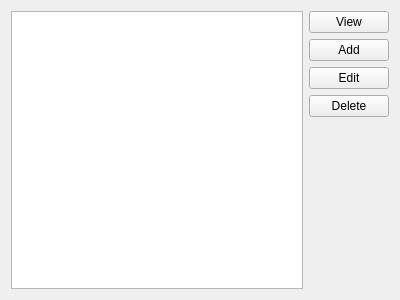
<?xml version="1.0" encoding="UTF-8"?>
<ui version="4.0">
 <class>ColoursFrame</class>
 <widget class="QFrame" name="ColoursFrame">
  <property name="geometry">
   <rect>
    <x>0</x>
    <y>0</y>
    <width>400</width>
    <height>300</height>
   </rect>
  </property>
  <property name="windowTitle">
   <string>Frame</string>
  </property>
  <layout class="QHBoxLayout" name="horizontalLayout">
   <item>
    <widget class="QTableView" name="colourTable">
     <property name="selectionMode">
      <enum>QAbstractItemView::SelectionMode::SingleSelection</enum>
     </property>
     <property name="selectionBehavior">
      <enum>QAbstractItemView::SelectionBehavior::SelectRows</enum>
     </property>
    </widget>
   </item>
   <item>
    <layout class="QVBoxLayout" name="verticalLayout">
     <item>
      <widget class="QPushButton" name="viewButton">
       <property name="text">
        <string>View</string>
       </property>
      </widget>
     </item>
     <item>
      <widget class="QPushButton" name="addButton">
       <property name="text">
        <string>Add</string>
       </property>
      </widget>
     </item>
     <item>
      <widget class="QPushButton" name="editButton">
       <property name="text">
        <string>Edit</string>
       </property>
      </widget>
     </item>
     <item>
      <widget class="QPushButton" name="deleteButton">
       <property name="text">
        <string>Delete</string>
       </property>
      </widget>
     </item>
     <item>
      <spacer name="verticalSpacer">
       <property name="orientation">
        <enum>Qt::Orientation::Vertical</enum>
       </property>
       <property name="sizeHint" stdset="0">
        <size>
         <width>20</width>
         <height>40</height>
        </size>
       </property>
      </spacer>
     </item>
    </layout>
   </item>
  </layout>
 </widget>
 <resources/>
 <connections/>
</ui>
